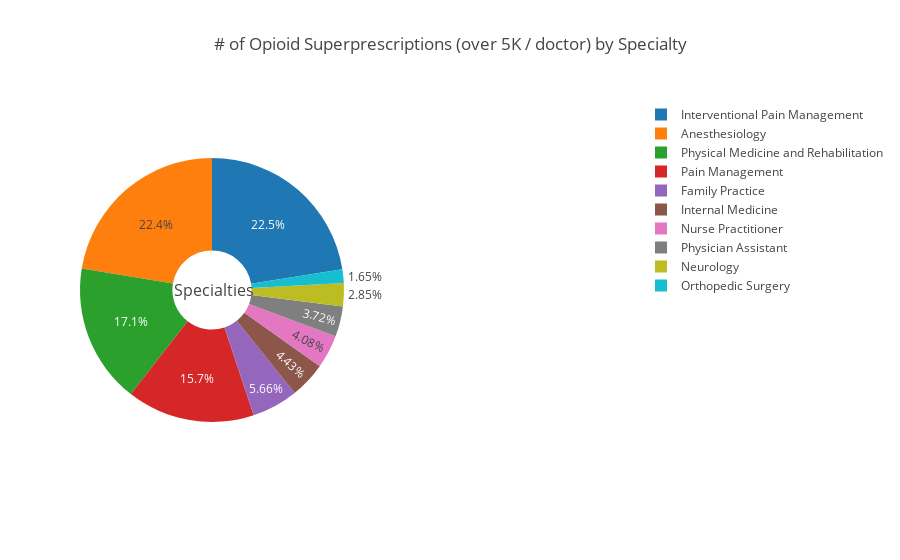

The cell this chart's notebook holds for it:
### Code cell
#pie chart of this new specialty breakdown
opioid_perspecialty_5kpie=opioid_perspecialty_5k[:10]
pie = {
  "data": [
    {
      "values": opioid_perspecialty_5kpie['opioid_claim_count'],
      "labels": opioid_perspecialty_5kpie['specialty_description'],
      "domain": {"x": [0, .48]},
      "name": "Specialty",
      "hoverinfo":"label+value+name",
      "hole": .3,
      "type": "pie"
    },
],
  "layout": {
        "title":"# of Opioid Superprescriptions (over 5K / doctor) by Specialty",
        "annotations": [
            {
                "font": {
                    "size": 16
                },
                "showarrow": False,
                "text": "Specialties",
                "x": 0.168,
                "y": 0.5
            }
        ]
    }
}
plotly.offline.iplot(pie)

### Figure 1 — Plotly figure (JSON) as saved in the notebook; plotly's stock layout.template omitted (floating-point values rounded to 4 significant figures)
{"data": [{"domain": {"x": [0, 0.48]}, "hole": 0.3, "hoverinfo": "label+value+name", "labels": ["Interventional Pain Management", "Anesthesiology", "Physical Medicine and Rehabilitation", "Pain Management", "Family Practice", "Internal Medicine", "Nurse Practitioner", "Physician Assistant", "Neurology", "Orthopedic Surgery"], "name": "Specialty", "type": "pie", "uid": "723a27a1-ebd4-4d10-a460-616dd1e1c649", "values": [733850, 730906, 556316, 510623, 184514, 144571, 133232, 121314, 92806, 53903]}], "layout": {"annotations": [{"font": {"size": 16}, "showarrow": false, "text": "Specialties", "x": 0.168, "y": 0.5}], "title": "# of Opioid Superprescriptions (over 5K / doctor) by Specialty"}}
